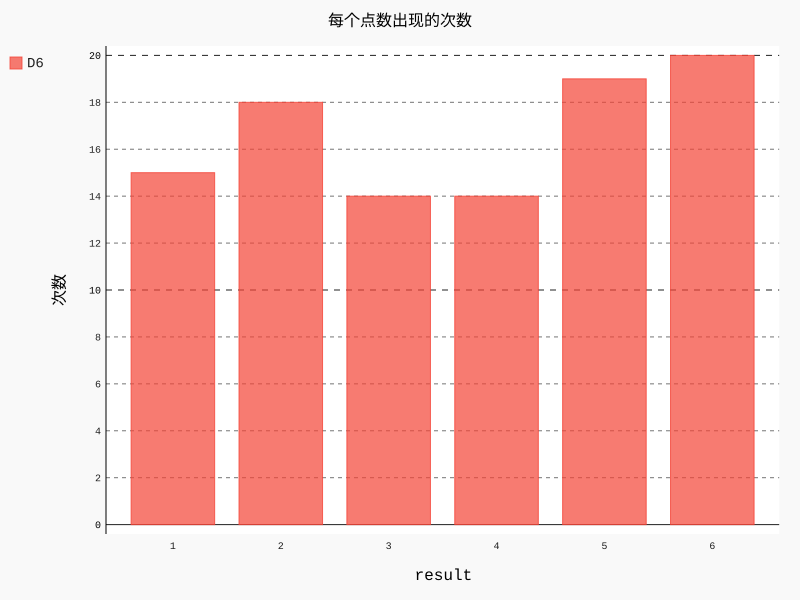

This chart was generated by the following Python code:
import pygal
from die import Die

my_die=Die()
result=[]
for i in range(100):
    side=my_die.roll_die()
    result.append(side)
# print(result)


# 分析结果
frequencies = [] 
for side in range(1,my_die.sides+1):
    side_count=result.count(side)
    frequencies.append(side_count)
print(frequencies)



hist = pygal.Bar()
hist.title="每个点数出现的次数"
hist.x_labels=["1","2","3","4","5","6"]
hist.x_title="result"
hist.y_title="次数"
hist.add("D6",frequencies)
hist.render_to_file("die_visual.svg")
